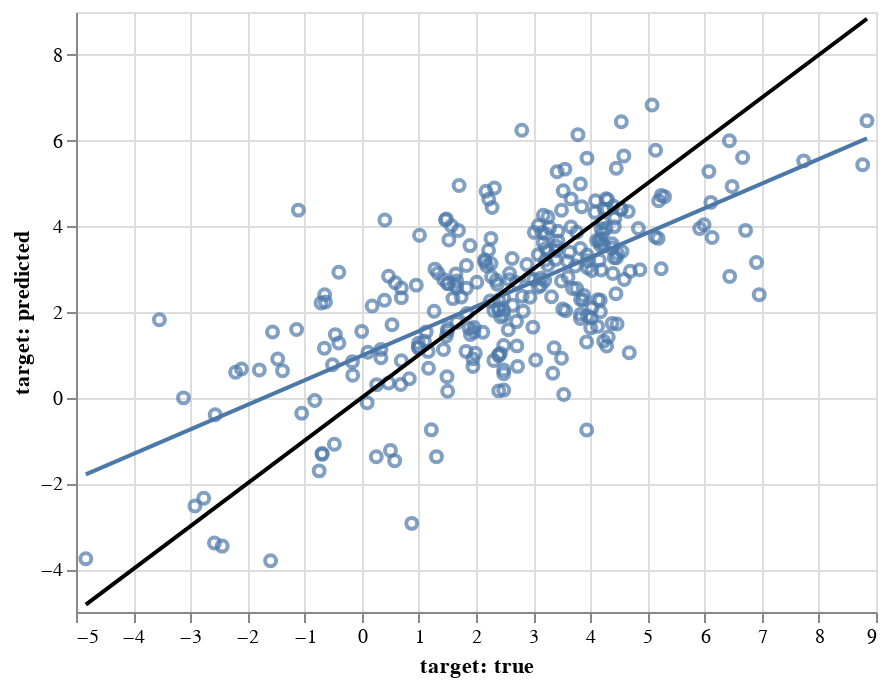

The cell this chart's notebook holds for it:
### Code cell
transfer.visualize('pair_predict', algea_test, untransform=True)

### Figure 1 — Vega-Lite specification as saved in the notebook (floating-point values rounded to 4 significant figures; data arrays with more than 128 entries replaced by an {"elided": "..."} marker saying what was removed)
{"config": {"view": {"continuousWidth": 400, "continuousHeight": 300}}, "layer": [{"mark": "point", "encoding": {"x": {"type": "quantitative", "field": "target: true", "scale": {"zero": false}}, "y": {"type": "quantitative", "field": "target: predicted", "scale": {"zero": false}}}}, {"mark": "line", "encoding": {"x": {"type": "quantitative", "field": "target: true", "scale": {"zero": false}}, "y": {"type": "quantitative", "field": "target: predicted", "scale": {"zero": false}}}, "transform": [{"on": "target: true", "regression": "target: predicted"}]}, {"data": {"name": "data-b50e8c9187d2230f7576e04a0dce8ed1"}, "mark": {"type": "line", "color": "black"}, "encoding": {"x": {"type": "quantitative", "field": "target: true"}, "y": {"type": "quantitative", "field": "target: predicted"}}}], "data": {"name": "data-79c4271cac56154928d014158eef96eb"}, "$schema": "https://vega.github.io/schema/vega-lite/v4.8.1.json", "datasets": {"data-79c4271cac56154928d014158eef96eb": {"elided": "288 records"}, "data-b50e8c9187d2230f7576e04a0dce8ed1": [{"target: true": -4.828, "target: predicted": -4.828}, {"target: true": 8.842, "target: predicted": 8.842}]}}
